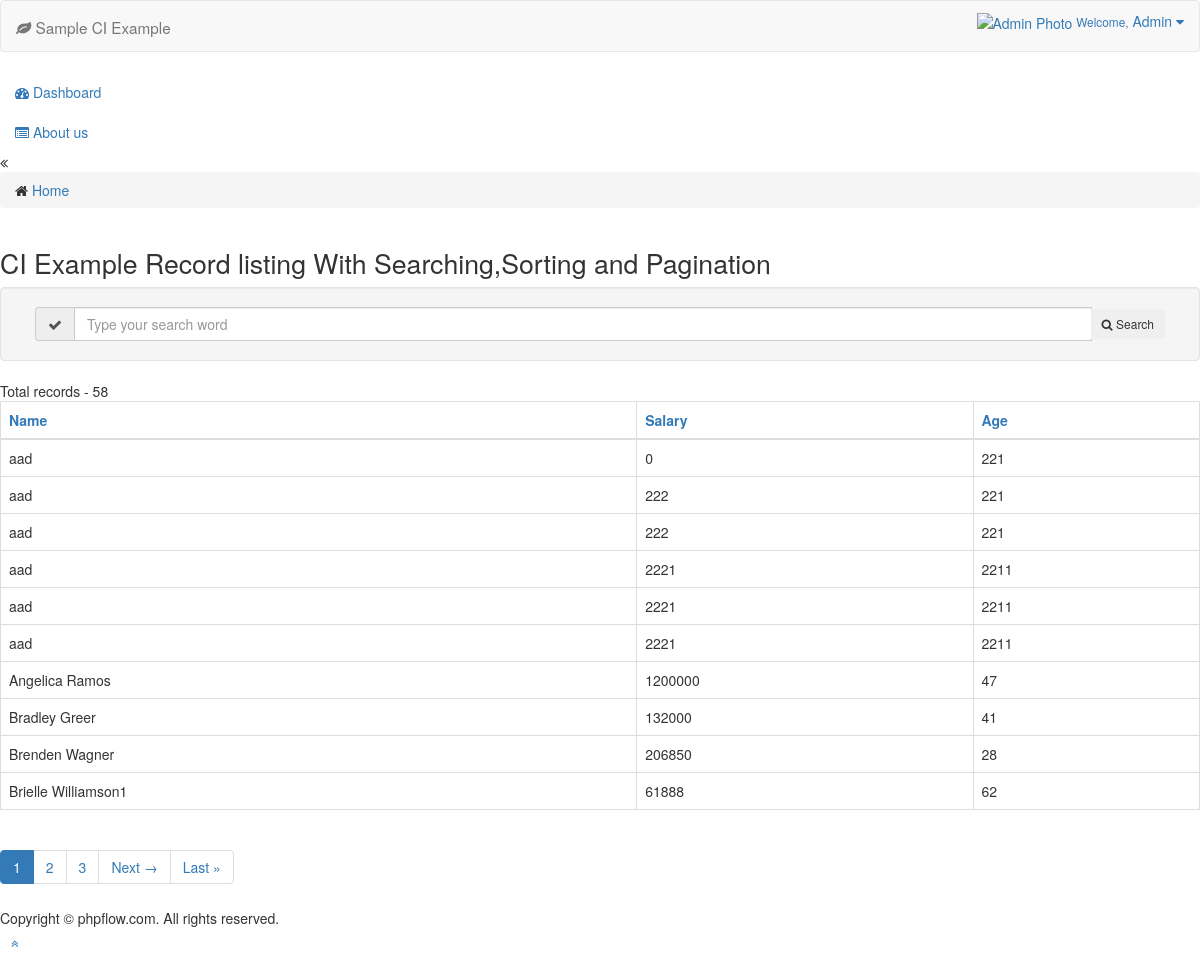
The page / on the database its author committed.
### tables this page shows
CREATE TABLE IF NOT EXISTS `employee` (
  `id` int(11) NOT NULL AUTO_INCREMENT COMMENT 'primary key',
  `employee_name` varchar(255) NOT NULL COMMENT 'employee name',
  `employee_salary` double NOT NULL COMMENT 'employee salary',
  `employee_age` int(11) NOT NULL COMMENT 'employee age',
  PRIMARY KEY (`id`)
);

### index.php (called while the page is built, shortened)
<?php
require_once BASEPATH.'core/CodeIgniter.php';

### application/libraries/template.php (called while the page is built)
<?php
class Template {
	private $CI;
	var $template_data = array();
	public function __construct()
	{
		$this->CI =& get_instance();
	}
	function set($content_area, $value)
	{
		$this->template_data[$content_area] = $value;
	}
	function load($template = '', $name ='', $view = '' , $view_data = array(), $return = FALSE)
	{
		$this->set($name , $this->CI->load->view($view, $view_data, TRUE));
		$this->CI->load->view('layouts/'.$template, $this->template_data);
	}
}
?>

### application/models/employee_m.php (called while the page is built, shortened)
<?php
class employee_m extends CI_Model {
    function get_employees($per_page, $offset, $sortfield, $orderBy, $search_string, $id=0)
	{
		if(empty($id)){
			$this->db->order_by("$sortfield", "$orderBy");
			$this->db->limit($per_page,$offset);
			$query = $this->db->get('employee');
			if ($query->num_rows() > 0) {
				foreach ($query->result() as $row) {
					$data[] = $row;
				}
			return $data;
		}
		return false;
		} else {
		$query = $this->db->get_where('employee', array('id' => $id));
		return $query->row_array();
		}
	}
    public function record_count($search_string) {
       return $this->db->count_all_results("employee");
    }
}

### application/views/home.php (the view, shortened to what this page needs)
<?php
$url = base_url () .'home/index/';
?>
<div class="">
<h1 style="font-size:20pt">CI Example Record listing With Searching,Sorting and Pagination</h1>
<div class="well clearfix">
	<div class="col-sm-12 clearfix pull-right" id="nav-search">
		<form class="form-search" method="post" action="<?php echo $url;?>">
			<div class="input-group">
				<span class="input-group-addon">
					<i class="ace-icon fa fa-check"></i>
				</span>
				<input type="text" class="form-control search-query" placeholder="Type your search word" name="search" id="search" value="<?php echo $search_string;?>">
				<span class="input-group-btn">
					<button type="submit" class="btn btn-purple btn-sm">
						<span class="ace-icon fa fa-search icon-on-right bigger-110"></span>
						Search
					</button>
				</span>
			</div>
		</form>
	</div>
	</div>
<span><?php echo 'Total records - '. $total_rows;?></span>
<table class="table table-bordered table-hover" cellspacing="0" width="100%" id="employee">
<thead>
<tr>
<?php foreach($sort_cols as $field_name => $field_display): ?>
    <th><?php echo anchor('home/index/'.$field_name.'/'.($sort_by == $field_name ? $sort_order : 'asc').'/'.$page.'/'.$search_string, $field_display); ?></th>
<?php endforeach;?>
</tr>
</thead>
<tbody>
                <?php $i=1;foreach($data as $rec): ?>
                <tr>
                                <td><?php echo $rec->employee_name; ?></td>
                                <td><?php echo $rec->employee_salary; ?></td>
                                <td><?php echo $rec->employee_age; ?></td>
                </tr>
                <?php endforeach; ?>
</tbody>
</table>
<div><?php echo $links; ?></div>
</div>

### application/controllers/Home.php (shortened to what this page needs)
<?php
class Home extends CI_Controller {
	public function index()
	{
		$data = array();
		$data['title'] = 'Home';
		$data['sort_cols'] = array(
			'employee_name' => 'Name',
			'employee_salary' => 'Salary',
			'employee_age' => 'Age'
		);
		$config = array();
		$config["per_page"] = 10;
		$config['num_links'] = 2;
		$config['use_page_numbers'] = TRUE;
		$data['search_string'] = '';
		$page_uri = 5;
		$config["uri_segment"] = $page_uri;
		$config["total_rows"] = $this->employee->record_count($data['search_string']);
		$data['page'] = $this->uri->segment($page_uri, 1);
		$data['sort_by'] = $this->uri->segment(3, 'employee_name');
		$orderBy = $this->uri->segment(4, "desc");
		$offset = ($data['page']-1) * $config['per_page'];
		$data['total_rows'] = $config["total_rows"];
		if($orderBy == "asc") $data['sort_order'] = "desc"; else $data['sort_order'] = "asc";
		$config["base_url"] = base_url().'home/index/'.$data['sort_by'].'/'.$orderBy.'/'.$data['search_string'];
		$config['full_tag_open'] = '<ul class="pagination">';
		$config['full_tag_close'] = '</ul>';
		$config['first_link'] = '&laquo; First';
		$config['first_tag_open'] = '<li class="prev page">';
		$config['first_tag_close'] = '</li>';
		$config['last_link'] = 'Last &raquo;';
		$config['last_tag_open'] = '<li class="next page">';
		$config['last_tag_close'] = '</li>';
		$config['next_link'] = 'Next &rarr;';
		$config['next_tag_open'] = '<li class="next page">';
		$config['next_tag_close'] = '</li>';
		$config['prev_link'] = '&larr; Previous';
		$config['prev_tag_open'] = '<li class="prev page">';
		$config['prev_tag_close'] = '</li>';
		$config['cur_tag_open'] = '<li class="active"><a href="">';
		$config['cur_tag_close'] = '</a></li>';
		$config['num_tag_open'] = '<li class="page">';
		$config['num_tag_close'] = '</li>';
		$data["data"] = $this->employee->get_employees($config["per_page"], $offset, $data['sort_by'], $data['sort_order'], $data['search_string']);
		$this->pagination->initialize($config);
		$data["links"] = $this->pagination->create_links();
		$this->template->load('default_layout', 'contents' , 'home', $data);
	}
}

### application/views/layouts/default_layout.php (shortened to what this page needs)
<!DOCTYPE html>
<html lang="en">
<head>
                <link rel="stylesheet" href="https://cdnjs.cloudflare.com/ajax/libs/twitter-bootstrap/3.3.7/css/bootstrap.min.css" />
                <link rel="stylesheet" href="https://maxcdn.bootstrapcdn.com/font-awesome/4.7.0/css/font-awesome.min.css" />
                <link rel="stylesheet" href="<?php echo base_url();?>assets/css/ace.min.css" class="theme-stylesheet" id="theme-style" />
</head>
<body class="no-skin">
	<div id="navbar" class="navbar navbar-default">
		<div class="navbar-container" id="navbar-container">
			<div class="navbar-header pull-left">
				<a href="/" class="navbar-brand">
					<small>
						<i class="fa fa-leaf"></i>
						Sample CI Example
					</small>
				</a>
			</div>
			<div class="navbar-buttons navbar-header pull-right" role="navigation">
				<ul class="nav ace-nav">
					<li class="light-blue">
						<a data-toggle="dropdown" href="#" class="dropdown-toggle">
							<img class="nav-user-photo" src="<?php echo base_url();?>assets/avatars/user.jpg" alt="Admin Photo" />
							<span class="user-info">
							<small>Welcome,</small>
							Admin
							</span>
							<i class="ace-icon fa fa-caret-down"></i>
						</a>
					</li>
				</ul>
			</div>
		</div>
	</div>
	<div class="main-container" id="main-container">
		<div id="sidebar" class="sidebar responsive">
			<ul class="nav nav-list">
				<li class="<?php echo $title == 'Home' ? 'active' : '' ?>">
					<a href="/">
						<i class="menu-icon fa fa-tachometer"></i>
						<span class="menu-text"> Dashboard </span>
					</a>
				</li>
				<li class="<?php echo $title == 'about' ? 'active' : ''?>">
					<a href="/home/about">
						<i class="menu-icon fa fa-list-alt"></i>
						<span class="menu-text"> About us </span>
					</a>
				</li>
			</ul>
			<div class="sidebar-toggle sidebar-collapse" id="sidebar-collapse">
				<i class="ace-icon fa fa-angle-double-left" data-icon1="ace-icon fa fa-angle-double-left" data-icon2="ace-icon fa fa-angle-double-right"></i>
			</div>
		</div>
		<div class="main-content">
			<div class="main-content-inner">
				<div class="breadcrumbs" id="breadcrumbs">
					<ul class="breadcrumb">
						<li>
							<i class="ace-icon fa fa-home home-icon"></i>
							<a href="/">Home</a>
						</li>
					</ul>
				</div>
			<div class="page-content">
				<div class="row">
					<div class="col-xs-12">
					<?php echo $contents;?>
					</div>
				</div>
				</div>
			</div>
		</div>
		<div class="footer">
			<div class="footer-inner">
				<div class="footer-content">
					<span class="bigger-120">
									Copyright © phpflow.com. All rights reserved.
					</span>
				</div>
			</div>
		</div>
		<a href="#" id="btn-scroll-up" class="btn-scroll-up btn btn-sm btn-inverse">
			<i class="ace-icon fa fa-angle-double-up icon-only bigger-110"></i>
		</a>
	</div>
</body>
</html>

### rows shown on the page
employee: employee_name "aad", employee_salary "0", employee_age "221"
employee: employee_name "aad", employee_salary "222", employee_age "221"
employee: employee_name "aad", employee_salary "222", employee_age "221"
employee: employee_name "aad", employee_salary "2221", employee_age "2211"
employee: employee_name "aad", employee_salary "2221", employee_age "2211"
employee: employee_name "aad", employee_salary "2221", employee_age "2211"
employee: employee_name "Angelica Ramos", employee_salary "1200000", employee_age "47"
employee: employee_name "Bradley Greer", employee_salary "132000", employee_age "41"
employee: employee_name "Brenden Wagner", employee_salary "206850", employee_age "28"
employee: employee_name "Brielle Williamson1", employee_salary "61888", employee_age "62"

### other values the page prints
$total_rows "58"
$links "1 2 3 Next → Last »"
